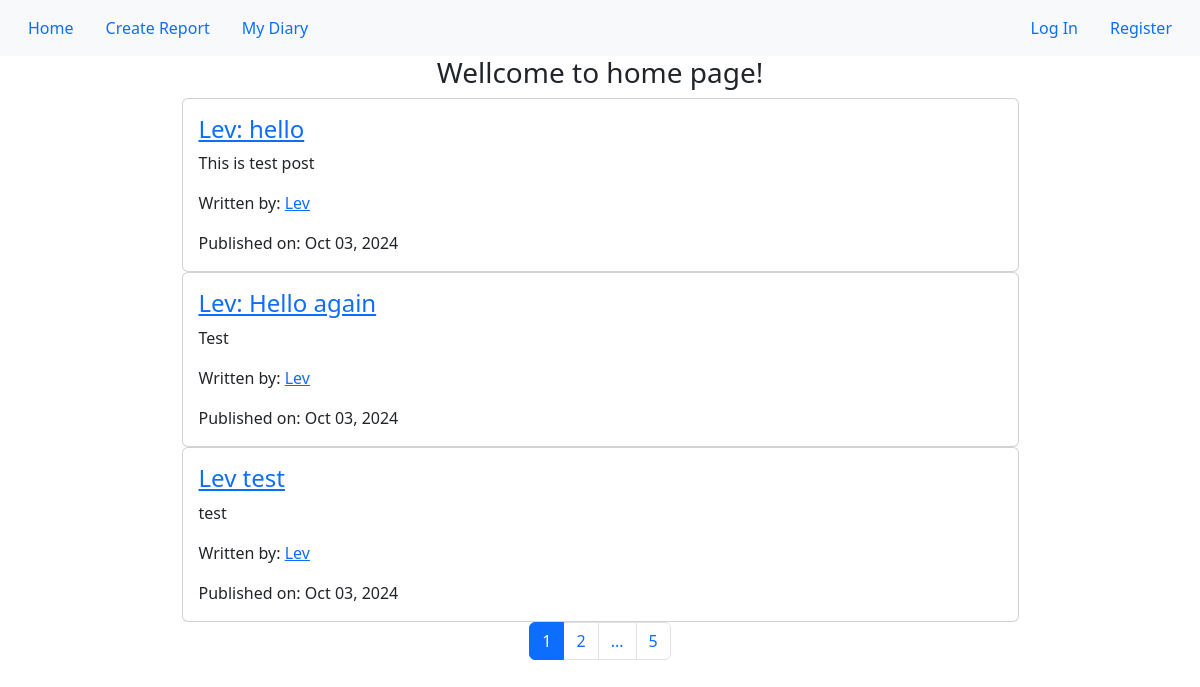
Before: / with the older database file.
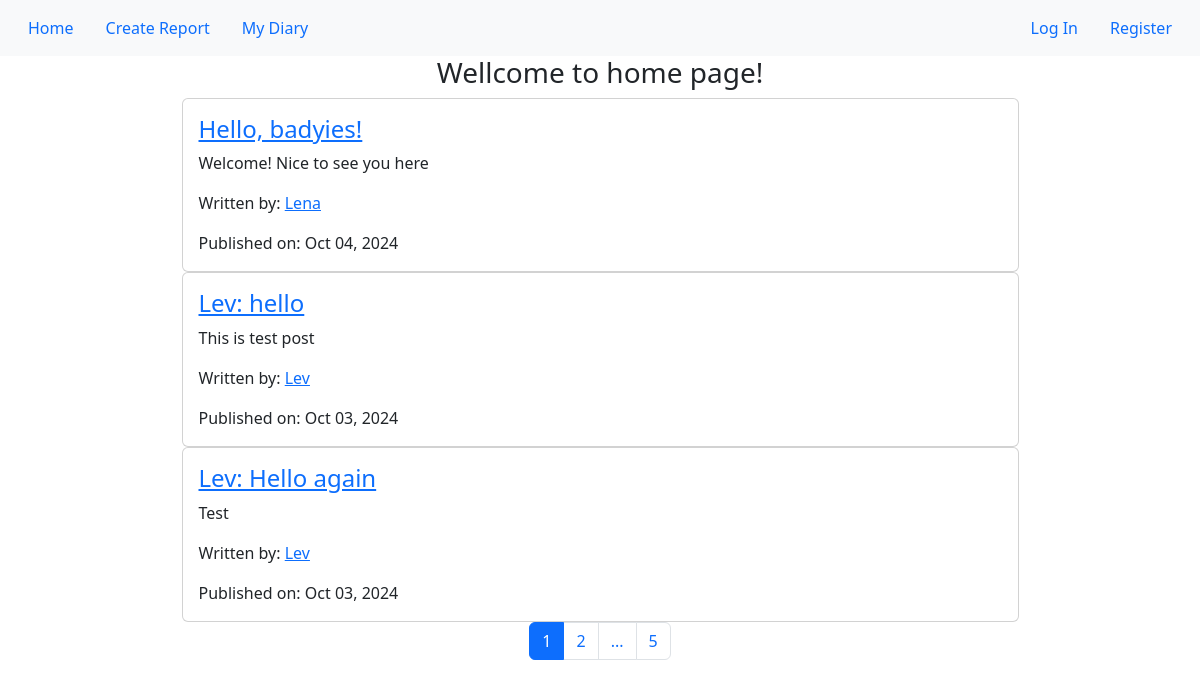
After: the same page with the newer database file.
### compro/models.py (models this page shows, shortened)
class Blogs(db.Model):
    __tablename__ = 'blogs'
    id = db.Column(db.Integer, primary_key=True)
    title = db.Column(db.String(128), nullable=False)
    content = db.Column(db.Text, nullable=False)
    posted_date = db.Column(db.DateTime, default = datetime.utcnow())
    author_id = db.Column(db.Integer, db.ForeignKey('users.id'), nullable=False)

class Users (db.Model, UserMixin):
     __tablename__ = 'users'
     id = db.Column(db.Integer, primary_key=True)
     username = db.Column(db.String(64), nullable = False)
     email = db.Column(db.String(128), nullable=True, index=True, unique=True)
     hash_password = db.Column(db.String(128))
     profile_photo_path = db.Column(db.String(), default='default.jpg')
     post = db.relationship('Blogs', backref='author', lazy='dynamic')

### compro/core/views.py (the view)
@core_bp.route('/')
def index():
    page = request.args.get('page', 1, type=int)
    blog_posts = Blogs.query.order_by(Blogs.posted_date.desc()).paginate(page=page, per_page=3)
    return render_template('index.html', blog_posts=blog_posts, page=page)

### compro/templates/index.html
{% extends 'base.html' %}
{% block content %}
    <h3 align="center">Wellcome to home page!</h3>
    <div class="container center">
        {% for post in blog_posts.items %}
    <div align="center">
    <div class="card w-75 text-start" >
      <div class="card-body">
        <h4 class="card-title"><a href="{{ url_for('blog.read_post',post_id=post.id) }}">{{ post.title }}</a></h4>
        <p class="card-text">{{ post.content }}</p>
        <p class="card-text">Written by:
        <a href="{{ url_for('users.user_posts',user_id=post.author.id) }}" class="card-link">{{ post.author.username }}</a>
        </p>
        <p class="card-text">Published on: {{ post.posted_date.strftime('%b %d, %Y') }}</p>
      </div>
    </div>
    </div>
        {% endfor %}
    </div>
  <nav aria-label="pagination">
  <ul class="pagination justify-content-center">
    {% for num_page in blog_posts.iter_pages(left_edge=1, left_current=1, right_current=2, right_edge=1) %}
            {% if page == num_page %}
            <li class="page-item active" ><span class="page-link">{{ num_page }}</span></li>
            {% elif num_page == None %}
             <li class="page-item" ><span class="page-link">...</span></li>
            {% else %}
            <li class="page-item"><a class="page-link" href="{{ url_for('core.index',page=num_page) }}">{{ num_page }}</a></li>
            {% endif %}
      {% endfor %}
  </ul>
</nav>
{% endblock %}

Changed rows visible on the page:
no longer on this page (row unchanged): Blogs: title "Lev test", content "test", author.username "Lev", posted_date "Oct 03, 2024"
added Blogs: title "Hello, badyies!", content "Welcome! Nice to see you here", author.username "Lena", posted_date "Oct 04, 2024"
